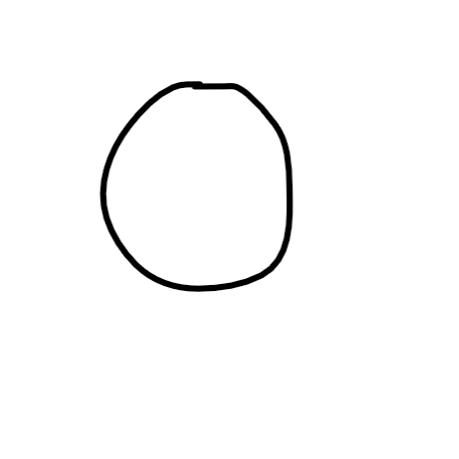
#> input picture classification/0_1_DataSets/0/Inkodo-12302022_105152_PM.png, 459 x 459 px; its folder holds 4 pictures in this run
$ jupyter execute --allow-errors numbers_classifier.ipynb
#> lines starting #> are read from the running program, lines starting #| are printed output that depends on the picture; pictures that were not available may be replaced by others from this repository, and a replacement may not be noted
[cell 1]
from sklearn.neighbors import KNeighborsClassifier
from sklearn.neural_network import MLPClassifier  # MLP is an NN
from sklearn.model_selection import train_test_split
from sklearn import svm
from skimage.feature import hog
import numpy as np
import argparse
import cv2
import os
import matplotlib.pyplot as plt
import pickle

[cell 2]
path_to_0_dataset = r'0_1_DataSets/0'
path_to_1_dataset = r'0_1_DataSets/1'
KNN = KNeighborsClassifier(n_neighbors=5)
random_seed=2

[cell 3]
def extract_hog_features(img):

    img = cv2.resize(img, (32, 32))
    win_size = (32, 32)
    cell_size = (4, 4)
    block_size_in_cells = (2, 2)

    block_size = (block_size_in_cells[1] * cell_size[1], block_size_in_cells[0] * cell_size[0])
    block_stride = (cell_size[1], cell_size[0])
    nbins = 9
    hog = cv2.HOGDescriptor(win_size, block_size, block_stride, cell_size, nbins,2)
    h = hog.compute(img)
    return h.flatten()

[cell 4]
def load_dataset():
    features = []
    labels = []
    img_filenames_0 = os.listdir(path_to_0_dataset)
    img_filenames_1 = os.listdir(path_to_1_dataset)


    for i, fn in enumerate(img_filenames_0):
        if fn.split('.')[-1] != 'png':
            continue

        label = '0'
        labels.append(label)

        path = os.path.join(path_to_0_dataset, fn)
        img = cv2.imread(path)
#> img is the input picture: shape (459, 459, 3); min 0, max 255, mean 250.3
        features.append(extract_hog_features(img))
#> in extract_hog_features, `img = cv2.resize(img, (32, 32))`:
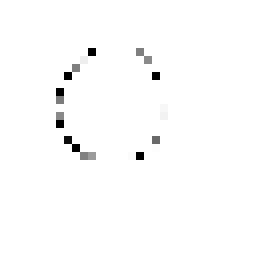
#> img: shape (32, 32, 3) (shown 8 times larger); min 0, max 255, mean 252
#> in extract_hog_features, `h = hog.compute(img)`: h = 1764 values, max 0.995 at index 454, min 0 at index 0, mean 0.0486

        # show an update every 1,000 images
        if i > 0 and i % 10 == 0:
            print("[INFO] processed {}/{}".format(i, len(img_filenames_0)))
#> pass 2 of the loop in load_dataset, `for i, fn in enumerate(img_filenames_0):`:
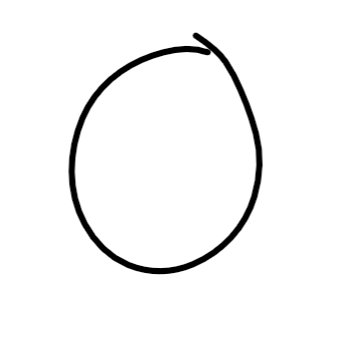
#> input picture classification/0_1_DataSets/0/Inkodo-12302022_105212_PM.png, 340 x 340 px
#> in load_dataset, img is the input picture: shape (340, 340, 3); min 0, max 255, mean 246
#> in extract_hog_features (call 2), `img = cv2.resize(img, (32, 32))`:
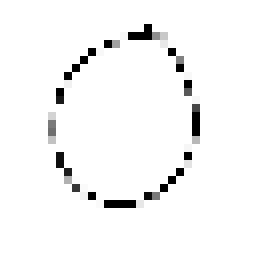
#> img: shape (32, 32, 3) (shown 8 times larger); min 0, max 255, mean 245.9
#> h = 1764 values, max 0.785 at index 1479, min 0 at index 0, mean 0.0719
#> pass 3 of the loop in load_dataset, `for i, fn in enumerate(img_filenames_0):`:
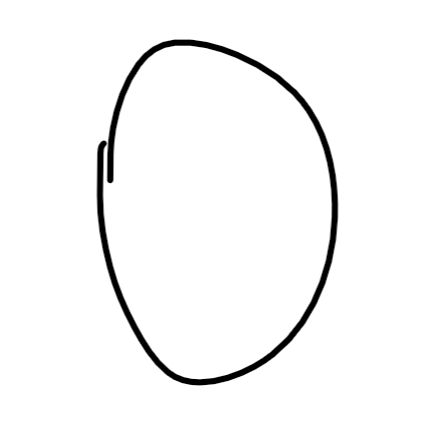
#> input picture classification/0_1_DataSets/0/Inkodo-12302022_105227_PM.png, 426 x 426 px
#> in load_dataset, img is the input picture: shape (426, 426, 3); min 0, max 255, mean 246.8
#> in extract_hog_features (call 3), `img = cv2.resize(img, (32, 32))`:
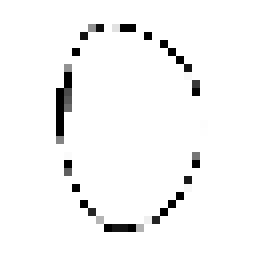
#> img: shape (32, 32, 3) (shown 8 times larger); min 0, max 255, mean 245.5
#> h = 1764 values, max 0.705 at index 198, min 0 at index 0, mean 0.0703
#> the loop made 4 passes; the first 3 are shown
    print("0 dataset processing done")
    for i, fn in enumerate(img_filenames_1):
        if fn.split('.')[-1] != 'png':
            continue

        label = '1'
#> label = '1'
        labels.append(label)

        path = os.path.join(path_to_1_dataset, fn)
        img = cv2.imread(path)
        features.append(extract_hog_features(img))

        # show an update every 1,000 images
        if i > 0 and i % 10 == 0:
            print("[INFO] processed {}/{}".format(i, len(img_filenames_1)))
    print("1 dataset processing done")

    return features, labels
